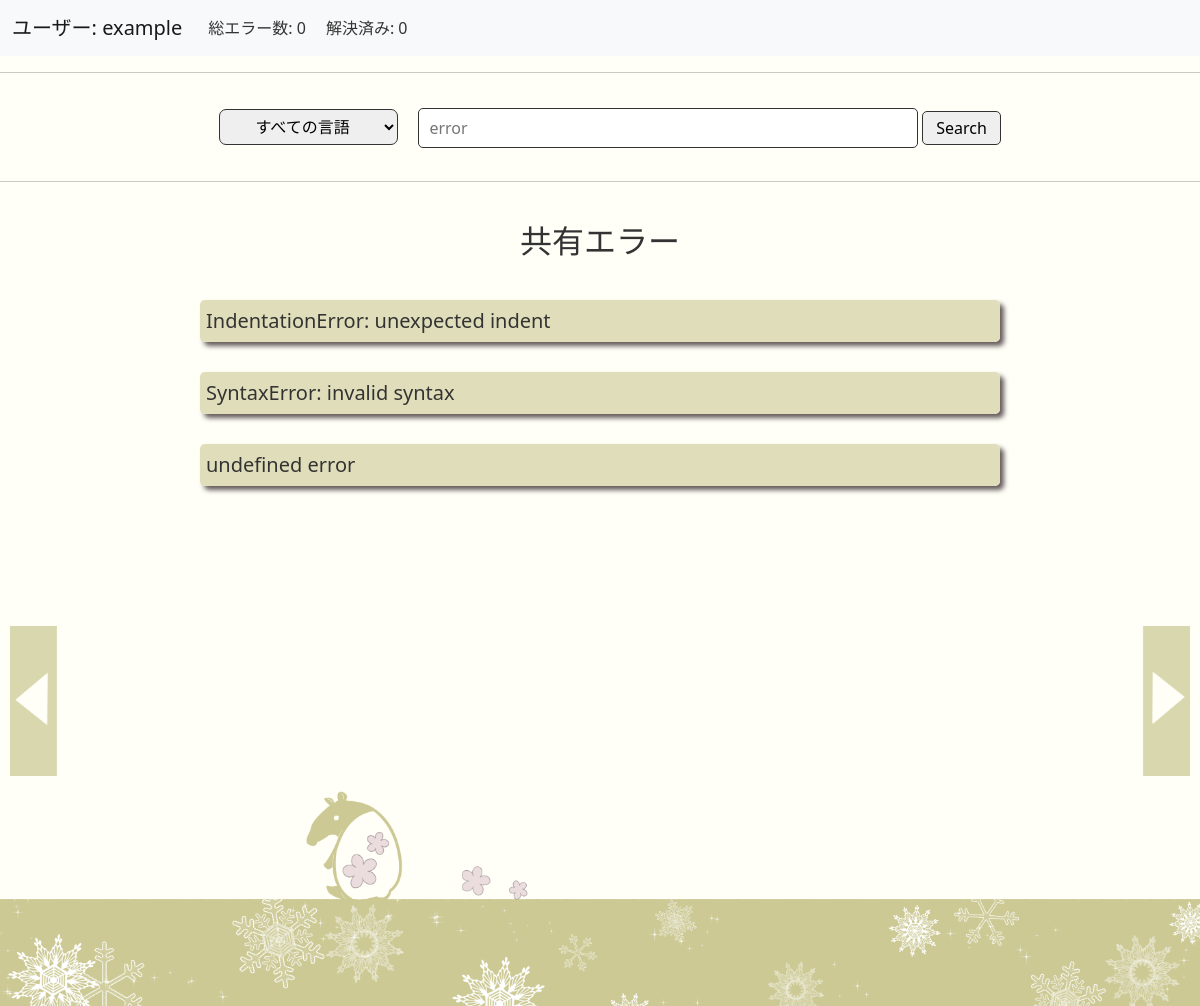
The app's page /timeline (signed in), older data.
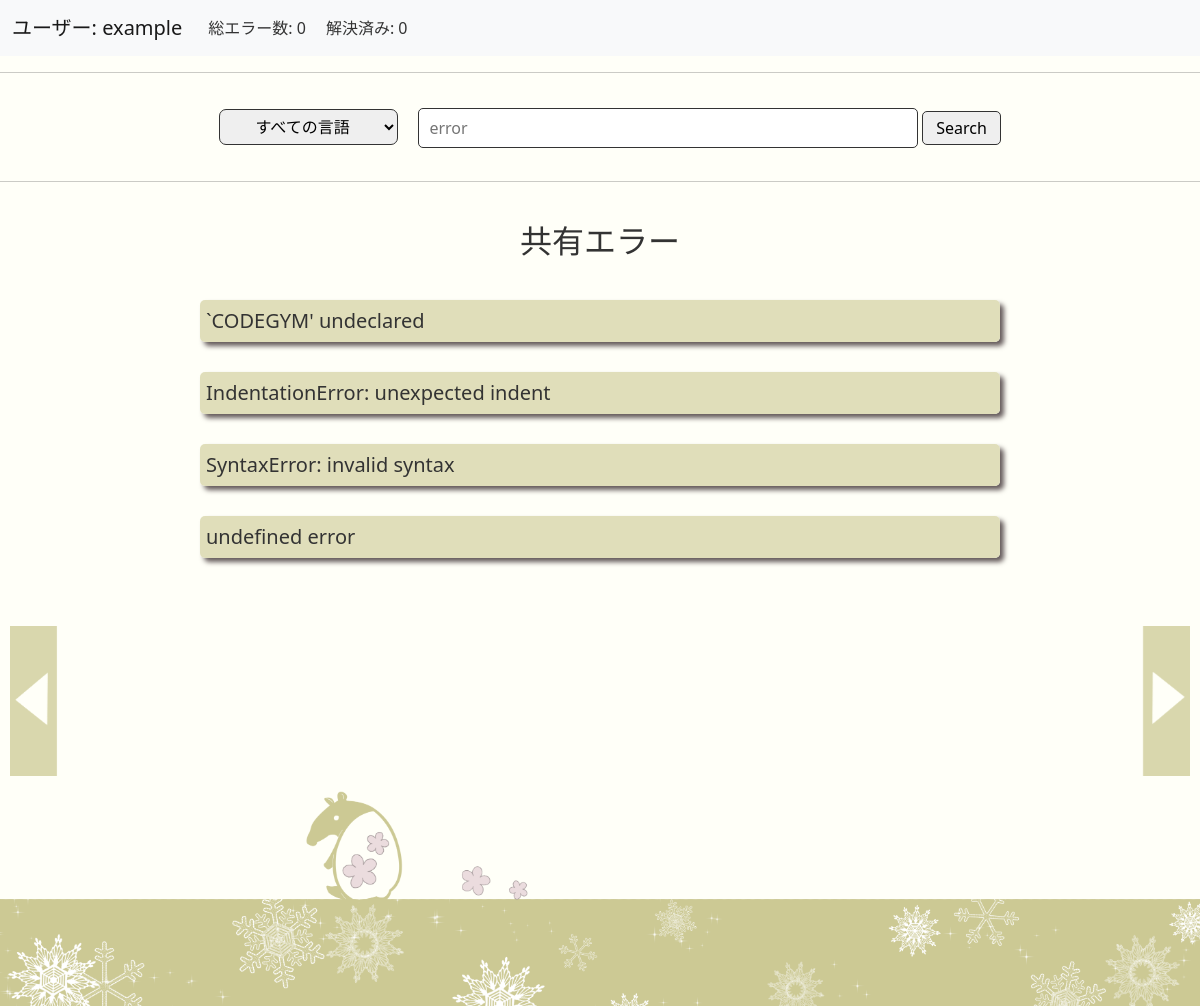
The same page, newer data.
### tables this page shows
CREATE TABLE 'errors' (error_id  INTEGER PRIMARY KEY, language TEXT, message TEXT, explain TEXT, solved TEXT, public TEXT NOT NULL, before_day TIMESTAMP DEFAULT(DATETIME('now','localtime')), after_day TIMESTAMP DEFAULT(DATETIME('now','localtime')), 'username'  TEXT NOT NULL  );

### app.py (the view)
@app.route("/timeline", methods=["GET", "POST"])
@login_required
def timeline():
    errors_sum = db.execute("SELECT COUNT(error_id) FROM errors WHERE username=?", session["user_id"])
    errors_sum = errors_sum[0]['COUNT(error_id)']
    solved_sum = db.execute("SELECT COUNT(error_id) FROM errors WHERE username=? AND public LIKE '解決'", session["user_id"])
    solved_sum = solved_sum[0]['COUNT(error_id)']
    if request.method == "POST":
        language = request.form.get("language")
        search = request.form.get("search")
        if language and search:
            if language == "すべての言語":
                solved_errors = db.execute("SELECT * FROM errors WHERE public LIKE '解決' AND message LIKE ?",('%'+search+'%',))
            else:
                solved_errors = db.execute("SELECT * FROM errors WHERE public LIKE '解決' AND language=? AND message LIKE ?", language, ('%'+search+'%',))
        elif not language and search:
            solved_errors = db.execute("SELECT * FROM errors WHERE public LIKE '解決' AND language=? AND message LIKE ?",('%'+search+'%',))
        else:
            if language == "すべての言語":
                solved_errors = db.execute("SELECT * FROM errors WHERE public LIKE '解決'")
            else:
                solved_errors = db.execute("SELECT * FROM errors WHERE public LIKE '解決' AND language=?", language)
        return render_template("timeline.html", solved_errors=solved_errors, languages=LANGUAGES
                               , errors_sum=errors_sum, solved_sum=solved_sum, username=session["user_id"])
    else:
        solved_errors = db.execute("SELECT * FROM errors WHERE public LIKE '解決' ORDER BY after_day DESC")
        return render_template("timeline.html", solved_errors=solved_errors, languages=LANGUAGES
                               , errors_sum=errors_sum, solved_sum=solved_sum, username=session["user_id"])

### helpers.py (called while the page is built)
def login_required(f):
    @wraps(f)
    def decorated_function(*args, **kwargs):
        if session.get("user_id") is None:
            return redirect("/login")
        return f(*args, **kwargs)
    return decorated_function

### templates/timeline.html (shortened to what this page needs)
{% extends "base.html" %}
{% block body %}
    <nav class="navbar navbar-expand-lg navbar-light bg-light">
        <div class="container-fluid">
            <div class="navbar-brand">ユーザー: {{ username }}</div>
            <div class="collapse navbar-collapse" id="navbarNavDropdown">
                <ul class="navbar-nav">
                    <li class="nav-item profile">総エラー数: {{ errors_sum }} </li>
                    <li class="nav-item profile">解決済み: {{ solved_sum }} </li>
                </ul>
            </div>
        </div>
    </nav>
    <hr>
    <form action="/timeline" method="POST">
        <div class="back_black wrap2">
            <select name="language" class="select_box">
                    <option selected>すべての言語</option>
            </select>
            <div>
                <input class="search_box" type="search" placeholder="  error" aria-label="Search" name="search">
                <button class="search_button" type="submit">Search</button>
            </div>
    </div>
    </form>
    <hr>
<div class="contents fadeUp">
    <h2>共有エラー</h2>
    {% for solved_error in solved_errors %}
    <details>
        <summary class="error_timeline font_size">{{ solved_error.message }}</summary>
    </details>
    {% endfor %}
</div>
<a href="/solved"><img src="./static/images/side_right_timeline.png" alt="icon" class = "level_move_right buttom_up" title="解決エラー"></a>
<a href="/unsolved"><img src="./static/images/side_left_timeline.png" alt="icon" class = "level_move_left buttom_up" title="未解決エラー"></a>
<footer><img src="./static/images/timeline_footer.png" alt="footer" class = "footer2"></footer>
{% endblock %}

### templates/base.html (shortened to what this page needs)
<!DOCTYPE html>
<html lang="ja">
<head>
  <link rel="stylesheet" href="https://unpkg.com/ress/dist/ress.min.css">
  <link href="https://cdn.jsdelivr.net/npm/bootstrap@5.0.2/dist/css/bootstrap.min.css" rel="stylesheet">
  <link rel="stylesheet" href="{{ url_for('static', filename='css/styles.css') }}">
</head>
<body>
  {% block body %}{% endblock %}
</body>
</html>

### static/css/styles.css (style rules this page uses)
body { background-color: #fffff8; color: #333333; }
h2 { text-align:center; margin:40px; }
.level_move_right { height:150px; position:fixed; right:10px; bottom:230px; }
.level_move_left { height:150px; position:fixed; left:10px; bottom:230px; }
.profile { margin-right: 10px; margin-left: 10px; }
.back_black { padding:10px; }
.wrap2 { display: flex; flex-wrap: wrap; justify-content: center; }
.select_box { border: solid 1px #333; padding:5px; margin: 10px 20px; border-radius: 7px; text-align: center; }
.search_box { width:500px; height:40px; background-color:#fff; border-radius:5px; border:solid 1px #333; }
.search_button { margin-top :12px; padding: 4px 13px; border-radius:5px; border: solid 1px #333; }
.contents { min-height: 500px; }
details { width: 800px; box-shadow: 4px 4px 5px rgb(100,90,90); margin: 30px auto; border-radius: 5px; }
details > summary { padding: 6px; width: auto; height: auto; justify-content: center; font-size: 20px; border-radius: 5px; border: none; cursor: pointer; list-style: none; white-space: pre-wrap; }
.error_timeline { background-color:rgb(224, 222, 186); color: #333; }
a { margin:auto; color: #333; text-decoration: none; }
.footer2 { width: 100%; object-fit: cover; top:auto; bottom: 0; }
.fadeUp { animation-name:fadeUpAnime; animation-duration:0.5s; animation-fill-mode:forwards; opacity:0; }

Row changes from the older to the newer data that the page shows:
added errors: message "`CODEGYM' undeclared"
